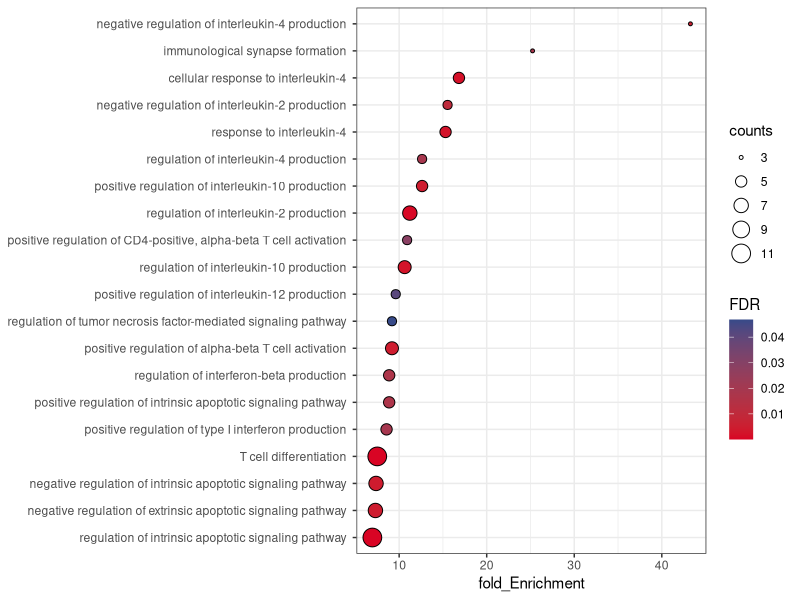

Recreate this plot in R.
library(ggplot2)
setwd("~/gse184053/data")
a<-read.table("Enrichment_plot.txt", head=TRUE, sep="\t")
S1<- ggplot(a, aes(x= fold_Enrichment, y=reorder(GO, fold_Enrichment), size=counts,fill=FDR)) + geom_point(shape = 21) +theme_bw() +theme()
S1=S1+ scale_fill_continuous(low = '#d90424', high = '#374a89')+scale_x_continuous(
  labels = scales::number_format(accuracy = 0.1))+ theme(axis.title.y = element_blank())+xlab("fold_Enrichment")+scale_x_continuous(breaks = seq(0, 45, by = 10))
S1